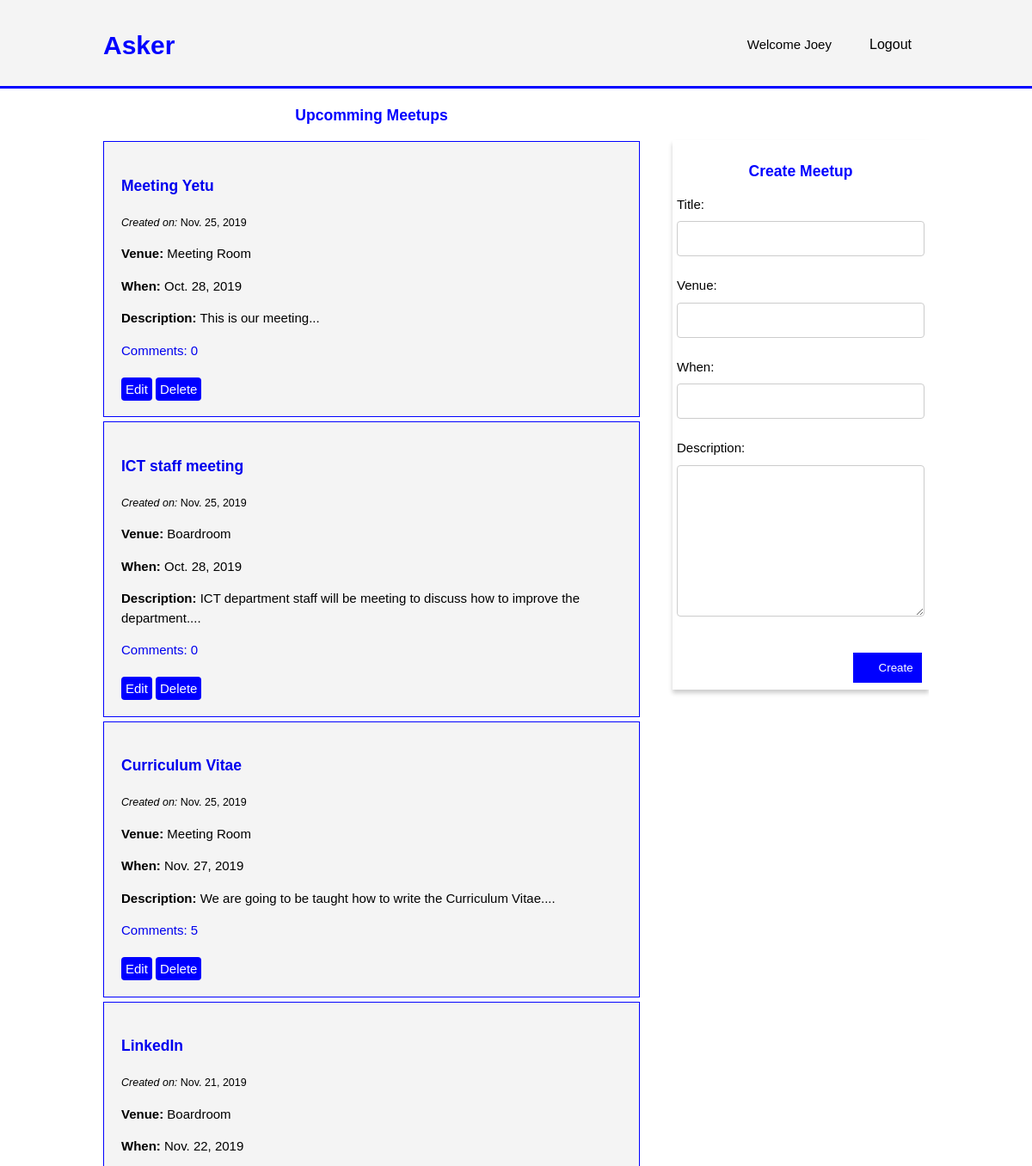
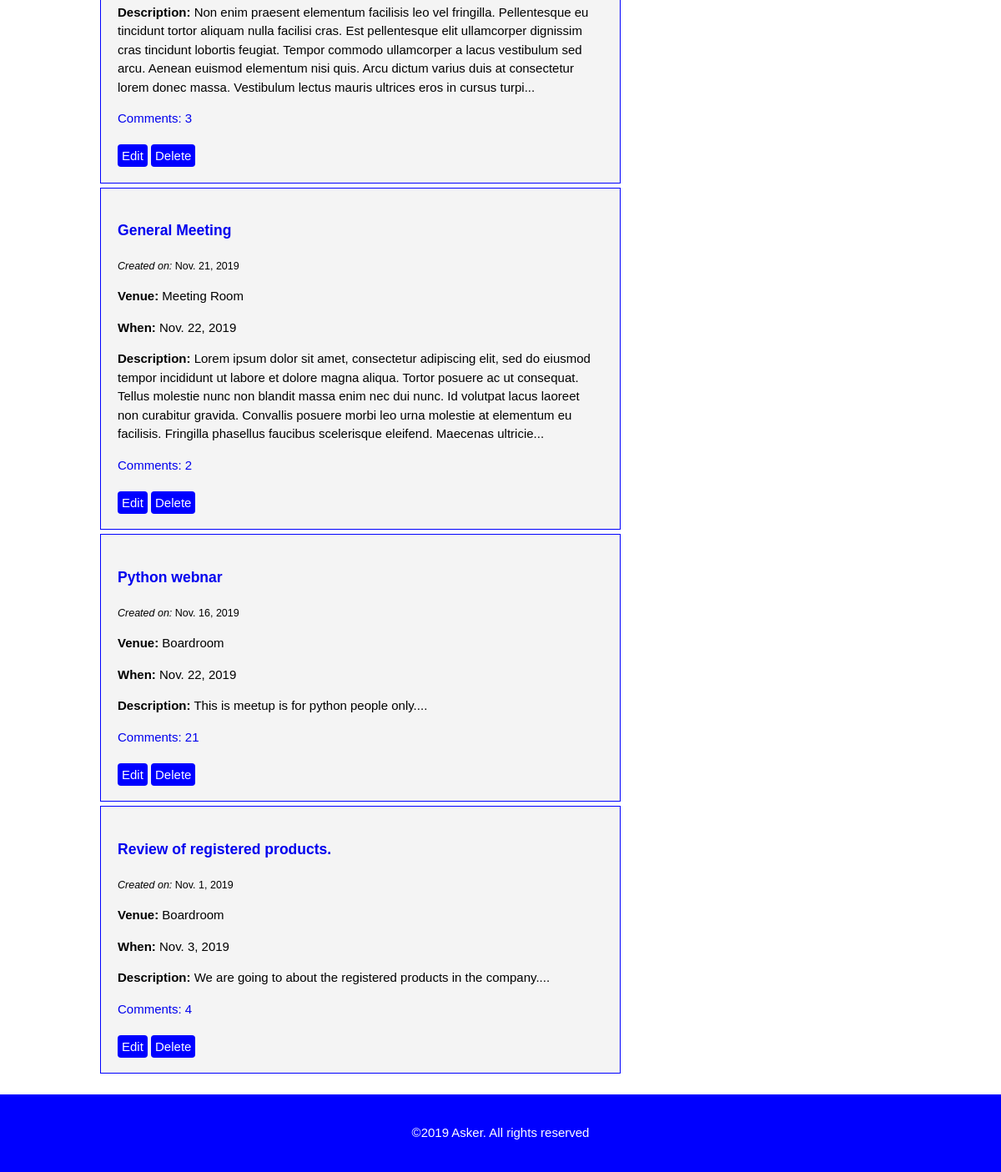
Before: /meetups/ (signed in) with the older database file (2 pictures, top to bottom).
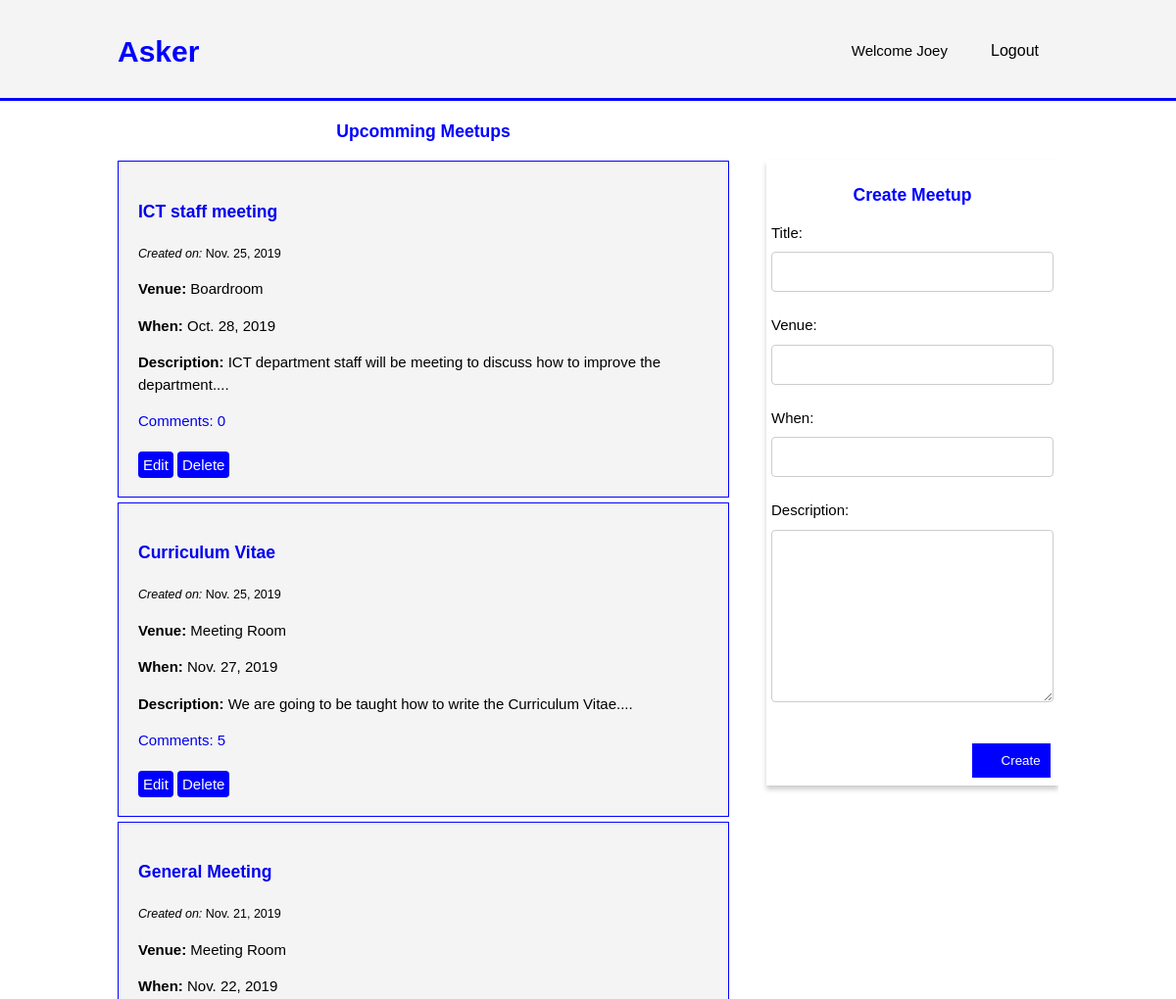
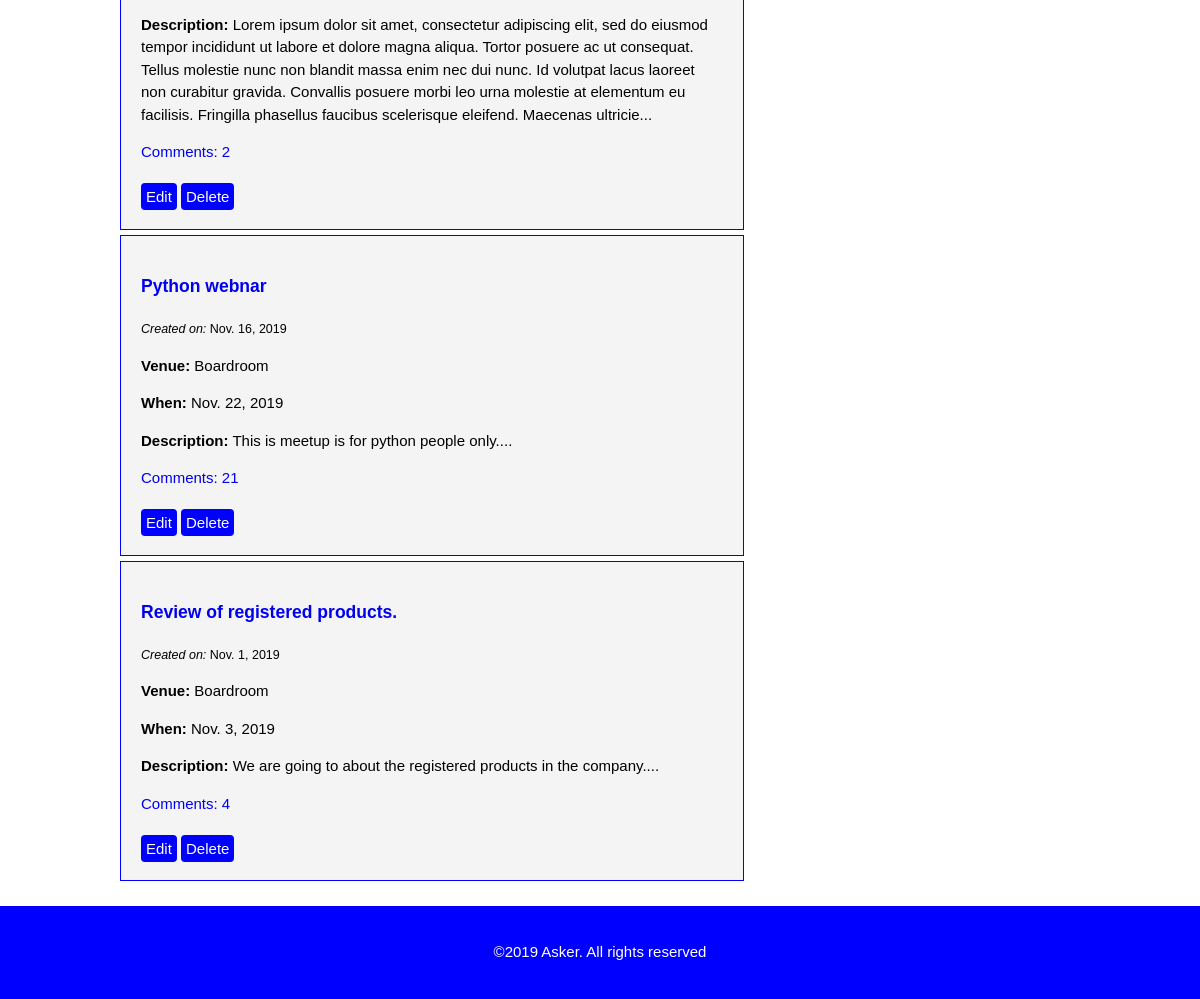
After: the same page with the newer database file (2 pictures, top to bottom).
### meetup/models.py (models this page shows, shortened)
class Meetup(models.Model):
    created_by = models.ForeignKey(User, on_delete=models.CASCADE, null=True, related_name='meetings')
    title = models.CharField(max_length=200)
    venue = models.CharField(max_length=100)
    created_on = models.DateTimeField(default=timezone.now)
    when = models.DateField()
    description = models.TextField()

### meetup/views.py (the view)
# urls.py: path('meetups/', views.meetups, name='meetups'),
@login_required
def meetups(request):
    form = PostMeetup()
    if request.method == "POST":
        form = PostMeetup(request.POST)
        if form.is_valid():
            post_meetup = Meetup(
                title=form.cleaned_data["title"],
                venue=form.cleaned_data["venue"],
                when=form.cleaned_data["when"],
                description=form.cleaned_data["description"],
                created_by=request.user
            )
            post_meetup.save()
        return redirect("/meetups")
    else:
        meetups = Meetup.objects.all().order_by('-created_on')
    return render(request, 'admin.html', {"meetups": meetups, "form": form})

### meetup/forms.py
class PostMeetup(forms.ModelForm):
    title = forms.CharField()
    venue = forms.CharField()
    when = forms.DateInput()
    description = forms.Textarea()
    class Meta:
        model = Meetup
        fields = ['title', 'venue', 'when', 'description']

### meetup/templates/admin.html (shortened to what this page needs)
{% load static %}<!DOCTYPE html>
<html>
<head>
  <link rel="stylesheet" href="{% static 'css/admin.css' %}" />
</head>
<body>
  <header>
    <div class="container">
      <div id="branding">
        <h1><span class="highlight"> Asker</span></h1>
      </div>
      <nav>
        <ul>
          {% if user.is_authenticated %}
                    <li>
                        Welcome {{request.user.first_name}}
                    </li>
                    <li>
                        <a href="{% url 'logout' %}">Logout</a>
                    </li>
                    {% endif %}
        </ul>
      </nav>
    </div>
  </header>
  <section id="main">
    <div class="container">
      <article id="main-col">
        <h1>Upcomming Meetups</h1>
        {% if meetups %}
        <ul id="questions">
          {% for meetup in meetups %}
          <li>
            <h3>
              <a href="{% url 'detail' meetup.id %}">{{ meetup.title }}</a>
            </h3>
            <small><i>Created on:</i>
              {{ meetup.created_on.date }}
            </small>
            <p><strong>Venue:</strong> {{ meetup.venue }}</p>
            <p><strong>When:</strong> {{ meetup.when }}</p>
            <p><strong>Description:</strong> {{ meetup.description|slice:":400" }}...</p>
            <a href="{% url 'detail' meetup.id %}">Comments: {{ meetup.comments.count }}</a><br><br>
            {% if user.is_authenticated %}
            <a href="{% url 'meetup_edit' meetup.id %}" class="button">Edit</a>
            <a href="{% url 'meetup_delete' meetup.id %}" class="button">Delete</a>
            {% endif %}
          </li>
          {% endfor %}
        </ul>
        {% else %}
        <p>No Meetups are available.</p>
        {% endif %}
      </article>
      <aside id="sidebar">
        <h3>Create Meetup</h3>
        <form action="" method="POST">
          {{form.as_p}}
          <button type="submit" class="post-btn">Create</button>
        </form>
      </aside>
    </div>
  </section>
  <footer>
    <p>&copy;2019 Asker. All rights reserved</p>
  </footer>
</body>
</html>

### meetup/static/css/admin.css (style rules this page uses)
html { scroll-behavior: smooth; }
body { font-family: Arial, Helvetica, sans-serif; font-size: 15px; line-height: 1.5; margin: 0; padding: 0; }
.container { width: 80%; margin: auto; overflow: hidden; }
ul { margin: 0; padding: 0; }
header { background-color: #f4f4f4; padding-top: 30px; min-height: 70px; border-bottom: #0000FF 3px solid; }
header a { color: #000000; text-decoration: none; font-size: 16px; }
header li { display: inline; padding: 0 20px 0 20px; }
header #branding { float: left; }
header #branding h1 { margin: 0; }
header nav { float: right; margin-top: 10px; }
header .highlight, header .current a { color: #0000FF; font-weight: bold; }
ul#questions li { list-style: none; padding: 20px; border: #0000FF 1px solid; margin-bottom: 5px; background-color: #f4f4f4; }
ul#questions a { text-decoration: none; }
article h1 { color: #0000FF; text-align: center; }
.button { width: 10%; background-color:#0000FF; color: white; padding: 5px 5px; margin: 4px 0; border: none; border-radius: 4px; cursor: pointer; }
.post-btn { float: right; background-color: #0000FF; color: #ffffff; width: 30%; cursor: pointer; border: 3px solid; margin-top: 10px; margin-right:0; padding: 10px 30px; text-align: center; }
aside#sidebar { float: right; width: 30%; margin-top: 60px; box-shadow: 0 4px 5px 0 rgba(0,0,0,0.2); transition: 0.3s; padding: 5px 5px; position: relative; margin-bottom: 130px; margin-right: auto; margin-left: auto; }
aside#sidebar h3 { text-align: center; margin-bottom: 10px; color: #0000FF; }
aside#sidebar input[type="text"],input[type="date"],textarea { width: 100%; padding: 12px 20px; margin: 8px 0; display: inline-block; border: 1px solid #ccc; border-radius: 4px; box-sizing: border-box; color: #000000; }
article#main-col { float: left; width: 65%; }
article#main-col input[type="text"],input[type="date"],textarea { width: 100%; padding: 12px 20px; margin: 8px 0; display: inline-block; border: 1px solid #ccc; border-radius: 4px; box-sizing: border-box; color: #000000; }
footer { padding: 20px; margin-top: 20px; text-align: center; color: #ffffff; background-color: #0000FF; }

Changed rows visible on the page:
removed Meetup: title "Meeting Yetu", created_on "Nov. 25, 2019", venue "Meeting Room", when "Oct. 28, 2019", description "This is our meeting", comments.count "0"
removed Meetup: title "LinkedIn", created_on "Nov. 21, 2019", venue "Boardroom", when "Nov. 22, 2019", description "Non enim praesent elementum facilisis leo vel fringilla. Pellentesque eu tincidunt tortor aliquam nulla facilisi cras. Est pellentesque elit ullamcorper dignissim cras tincidunt lobortis feugiat. Tempor commodo ullamcorper a lacus vestibulum sed arcu. Aenean euismod elementum nisi quis. Arcu dictum varius duis at consectetur lorem donec massa. Vestibulum lectus mauris ultrices eros in cursus turpi", comments.count "3"
